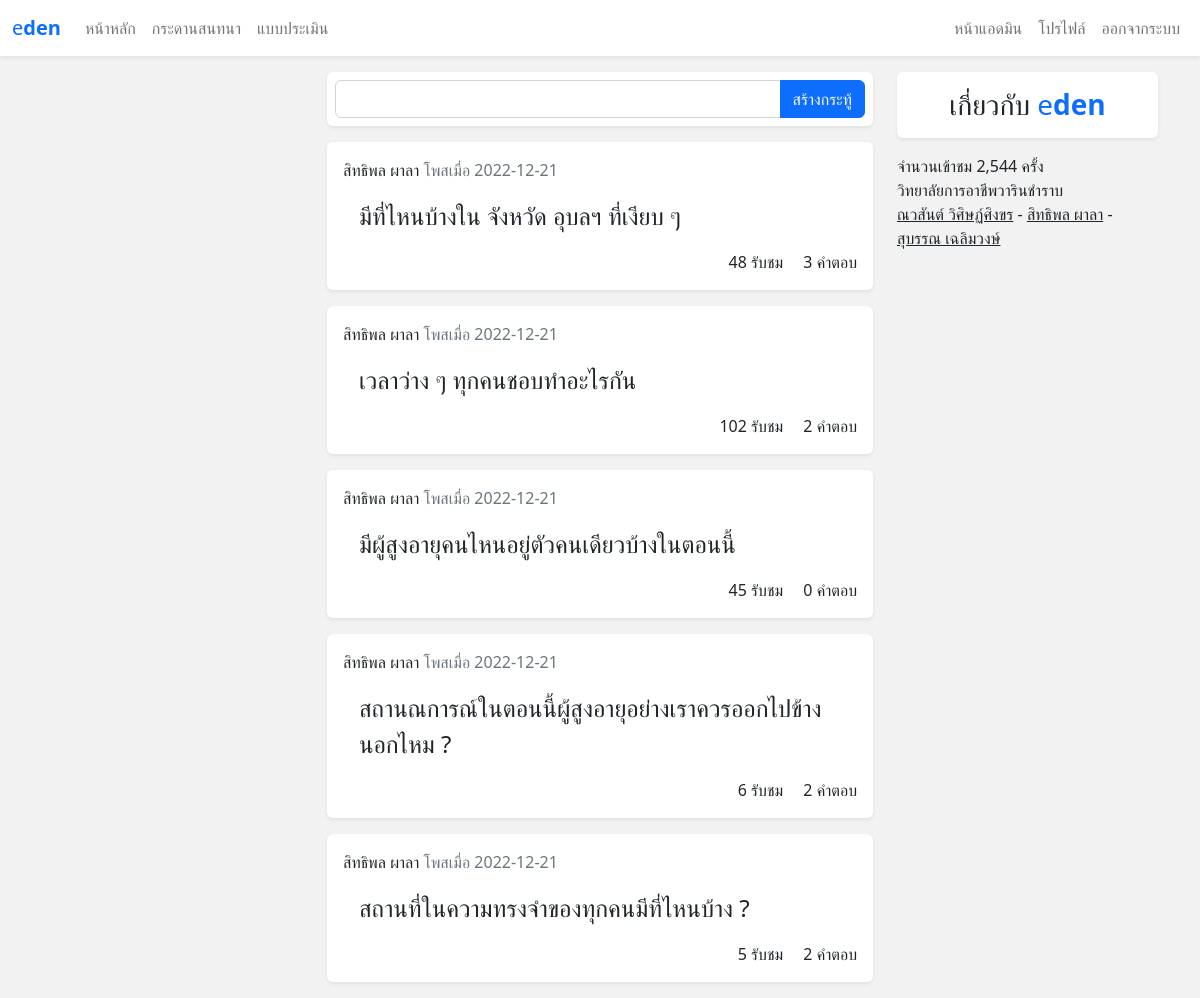
/webboard (signed in), run on the app's committed database.
### tables this page shows
CREATE TABLE `webboard` (
  `web_id` int(5) NOT NULL,
  `web_name` varchar(200) NOT NULL,
  `web_date` date NOT NULL,
  `mem_id` int(5) NOT NULL,
  `web_view` int(10) NOT NULL
);

CREATE TABLE `member` (
  `mem_id` int(5) NOT NULL,
  `mem_name` varchar(200) NOT NULL,
  `mem_address` varchar(200) NOT NULL,
  `mem_date` date NOT NULL,
  `mem_email` varchar(100) NOT NULL,
  `mem_tel` varchar(20) NOT NULL,
  `mem_username` varchar(50) NOT NULL,
  `mem_password` varchar(50) NOT NULL,
  `mem_view` int(5) NOT NULL,
  `mem_status` varchar(10) NOT NULL,
  `mem_regis_date` date NOT NULL
);

### pages/webboard.php (called while the page is built, shortened)
<?php FrameStart();
require('./com/webboard/CreateWeb.php');
require('./com/webboard/ShowWebboard.php');
 ?>
<?php FrameEnd(); ?>

### modules/getParams.php (called while the page is built, shortened)
<?php
function fetch($result){
    return mysqli_fetch_assoc($result);
}

### com/webboard/ShowWebboard.php (the view)
<?php
$allWeb=$db->query("SELECT * FROM webboard ORDER BY web_id DESC");
while($web=fetch($allWeb)):
    $usr_web=fetch($db->query("SELECT * FROM member WHERE mem_id = " . $web['mem_id']));
?>
<a class="nav-link" href="?web_id=<?php echo $web['web_id']; ?>">
    <div class="bg-white rounded shadow-sm p-3 my-3">
        <div>
            <span><?php echo $usr_web['mem_name'] ?? "ไม่พบผู้ใช้งาน"; ?></span>
            <span class="text-secondary"> โพสเมื่อ <?php echo $web['web_date']; ?></span>
        </div>
        <div class="p-3 fs-4 text-break">
            <?php echo $web['web_name']; ?>
        </div>
        <div class="text-end">
            <span class="mx-3"><?php echo $web['web_view']; ?> รับชม</span>
            <span><?php echo $db->query("SELECT * FROM webboard_detail WHERE web_id = " . $web['web_id'])->num_rows ?? 0; ?> คำตอบ</span>
        </div>
    </div>
</a>
<?php endwhile; ?>

### modules/Frame.php (shortened to what this page needs)
<?php function FrameStart() {  ?>
<div class="container">
    <div class="row">
        <div class="col-md-3"></div>
        <div class="col-md-6">
<?php } function FrameEnd() {
    require('./modules/Database.php');  ?>
        </div>
        <div class="col-md-3">
        <h3 class="bg-white rounded shadow-sm p-3 my-3 text-center">เกี่ยวกับ <span class="text-primary">e<span class="fw-bold">den</span></span></h3>
        <div>
            <?php if(isset($_SESSION['usr'])): ?>
               จำนวนเข้าชม <?php echo number_format(fetch($db->query("SELECT * FROM member WHERE mem_id = " . $_SESSION['usr']))['mem_view'] ?? 0); ?> ครั้ง
               <?php endif; ?>
            </div>
            <div>
                <div>วิทยาลัยการอาชีพวารินชำราบ</div>
                <div>
                <a class="text-dark" href="https://github.com/Arikato111">ณวสันต์ วิศิษฏ์ศิงขร</a> -
                <a class="text-dark" href="mailto:zxcmarksf0456@gmail.com">สิทธิพล ผาลา</a> -
                <a class="text-dark" href="https://www.facebook.com/tanotookzon">สุบรรณ เฉลิมวงษ์</a>
            </div>
            </div>
        </div>
        </div>
    </div>
<?php } ?>

### data on the page
webboard: mem.mem_name "สิทธิพล ผาลา", web_date "2022-12-21", web_name "มีที่ไหนบ้างใน จังหวัด อุบลฯ ที่เงียบ ๆ", web_view "48", num_rows "3"
webboard: mem.mem_name "สิทธิพล ผาลา", web_date "2022-12-21", web_name "เวลาว่าง ๆ ทุกคนชอบทำอะไรกัน", web_view "102", num_rows "2"
webboard: mem.mem_name "สิทธิพล ผาลา", web_date "2022-12-21", web_name "มีผู้สูงอายุคนไหนอยู่ตัวคนเดียวบ้างในตอนนี้", web_view "45", num_rows "0"
webboard: mem.mem_name "สิทธิพล ผาลา", web_date "2022-12-21", web_name "สถานณการณ์ในตอนนี้ผู้สูงอายุอย่างเราควรออกไปข้างนอกไหม ?", web_view "6", num_rows "2"
webboard: mem.mem_name "สิทธิพล ผาลา", web_date "2022-12-21", web_name "สถานที่ในความทรงจำของทุกคนมีที่ไหนบ้าง ?", web_view "5", num_rows "2"
member: mem_view "2,544"
